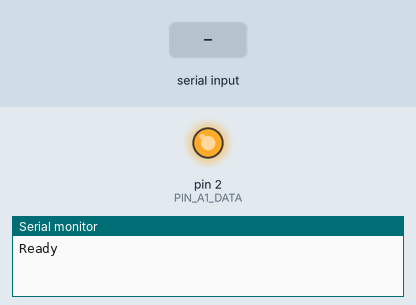
This sketch was run on a simulated Arduino Uno, built with avr-gcc and run on an emulated ATmega328P. On the bench: output pins drawn as LEDs (lit = HIGH), the last lines printed to the serial monitor. The inputs (shaded band) are chosen by the test bench.

Above: at 1.2 s.
1.3 s: "d90\n" received over Serial
At 2.0 s:
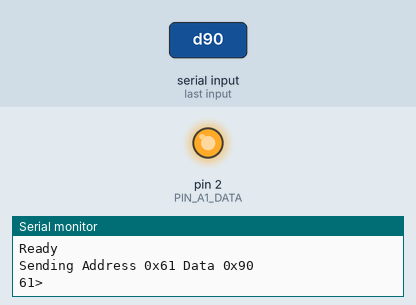
2.8 s: "d,45\n" received over Serial
At 3.2 s:
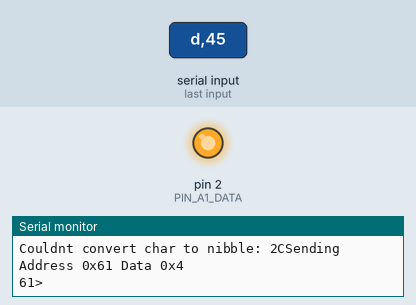
Timing chart, 0 to 5.8 s (numbered marks = the images above; inputs shaded):
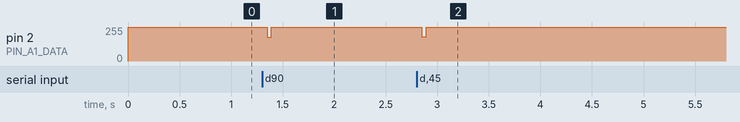

The sketch:

a1_rs232_bridge.ino
```cpp
// 2022/03 Andrew Villeneuve <andrewmv@gmail.com>
// Decode and command a Sony A1 Control serial tape deck interface
// Over serial

/*
* Serial Prompt Commands:
* aXX - set working address to XX
* AXX - scan addresses 0x00 to 0xff using the command XX
* dXX - set command XX using current working address
* DXXYY - scan commands XX though YY using current working address
*/

#include "limits.h"

// Arduino pin configuration
const int PIN_A1_DATA = 2;

// pulse width timings in microseconds
const int PW_INIT = 2400;
const int PW_ONE = 1200;
const int PW_ZERO = 600;
const int PW_GAP = 600;

const int CMD_SET_ADDR = 1;
const int CMD_SCAN_ADDR = 2;
const int CMD_SEND_DATA = 3;
const int CMD_SCAN_DATA = 4;

int command = 0;		// Current user command
char inputData[16];		// Input prompt data
int inputPos = 0;		// Input prompt index pos
byte workingAddr = 'a';	// Current working address
byte dataPacket[8];		// Data to send to A1
int dataSize = 0;		// Number of data packets to sent to A1

const byte MaxByteArraySize = 8;

void setup() {
	pinMode(PIN_A1_DATA, OUTPUT);
	digitalWrite(PIN_A1_DATA, HIGH);
	Serial.begin(9600);
	Serial.println("Ready");
}

void incAndRepeat() {
	if (dataPacket[0] == 255) {
		dataPacket[0] = 0;
	} else {
		dataPacket[0]++;
	}
	sendA1Packet(workingAddr, dataPacket, dataSize);
	prompt();
}

void badCommand() {
	Serial.println("\nUsage: [a|A|d|D][lowerbyte](upperbyte)");
	prompt();
}

void prompt() {
	command = 0;
	inputPos = 0;
	Serial.print(workingAddr, HEX);
	Serial.print("> ");
}

void sendA1Packet(byte addr, byte * payload, int payloadsize) {
	Serial.print("Sending Address 0x");
	Serial.print(addr, HEX);
	Serial.print(" Data 0x");
	for (int i = 0; i < payloadsize; i++) {
		Serial.print(payload[i], HEX);
	}
	Serial.println();

	// Send start - pulldown for 2400us
	pulseDataLine(PW_INIT);
	// Shift out address
	for (int i = 0; i < 8; i++) {
		if (addr & (128 >> i)) {
			// Send 1 bit - pulldown for 1200us
			pulseDataLine(PW_ONE);
		} else {
			// Send 0 bit - pulldown for 600us
			pulseDataLine(PW_ZERO);
		}
	}
	// Shift out data
	for (int i = 0; i < payloadsize; i++) {
		for (int bit = 0; bit < 8; bit++) {
			if (payload[i] & (128 >> bit)) {
				// Send 1 bit - pulldown for 1200us
				pulseDataLine(PW_ONE);
			} else {
				// Send 0 bit - pulldown for 600us
				pulseDataLine(PW_ZERO);
			}
		}
	}
}

// Pulldown the A1 data pin for this duration (in microseconds)
void pulseDataLine(int time) {
	digitalWrite(PIN_A1_DATA, LOW);
	delayMicroseconds(time);
	digitalWrite(PIN_A1_DATA, HIGH);
	delayMicroseconds(PW_GAP);
}

byte nibble(char c) {
	if (c >= '0' && c <= '9')
		return c - '0';

	if (c >= 'a' && c <= 'f')
		return c - 'a' + 10;

	if (c >= 'A' && c <= 'F')
		return c - 'A' + 10;

	Serial.print("\nCouldnt convert char to nibble: ");
	Serial.print(c, HEX);
	return 0;  // Not a valid hexadecimal character
}

byte strToByte(char highNibble, char lowNibble) {
	return (nibble(highNibble) << 4) + nibble(lowNibble);
}

void loop() {
	while (Serial.available()) {
	    char b = (char)Serial.read();
	    if (b == '\n') {
	    	if (inputPos == 0) {
	    		incAndRepeat();
	    	} else if (inputPos > 2) {
		    	// Do command parsing
		    	if (inputData[0] == 'a') {
		    		command = CMD_SET_ADDR;
		    	} else if (inputData[0] == 'A') {
		    		command = CMD_SCAN_ADDR;
		    	} else if (inputData[0] == 'd') {
		    		command = CMD_SEND_DATA;
		    	} else if (inputData[0] == 'D') {
		    		command = CMD_SCAN_DATA;
		    	} else {
		    		Serial.println("\nUnknown command");
		    		badCommand();
		    	}
	    	} else {
	    		Serial.println("\nError: command too short");
	    		badCommand();
	    	}

	    	// Do argument parsing
	    	if (command == CMD_SET_ADDR) {
		    	workingAddr = strToByte(inputData[1], inputData[2]);
	    		Serial.print("\nWorking Address is 0x");
	    		Serial.println(workingAddr, HEX);
	    		prompt();
	    	} else if (command == CMD_SEND_DATA) {
	    		dataSize = ceil((inputPos - 1) / 2);
	    		for (int i = 0; i < dataSize; i++) {
	    			int offset = (2 * i) + 1;
			    	dataPacket[i] = strToByte(inputData[offset], inputData[offset+1]);
	    		}
		    	sendA1Packet(workingAddr, dataPacket, dataSize);
	    		prompt();
		    } else if (command == CMD_SCAN_ADDR) {
		    	Serial.println("\nNot implemented");
	    		prompt();
		    } else if (command == CMD_SCAN_DATA) {
		    	Serial.println("\nNot implemented");
	    		prompt();
		    }
	    } else if (inputPos > 10) {
	    	Serial.println("\nError: command too long");
	    	badCommand();
	    	inputPos = 0;
	    } else {
	    	inputData[inputPos] = b;
	    	inputPos++;
	    }
	}
}
```

Measured:
- after the input at 1.3 s, pin 2 (PIN_A1_DATA): 255/255 → 178/255 after 0.05 s, → 255/255 0.04 s later
- after the input at 2.8 s, pin 2 (PIN_A1_DATA): 255/255 → 181/255 after 0.05 s, → 255/255 0.04 s later
